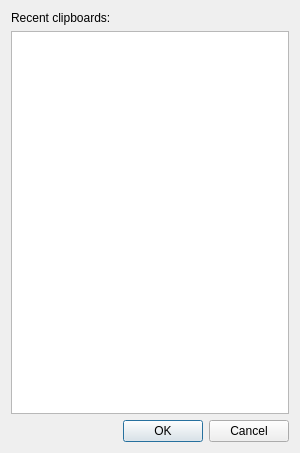
<?xml version="1.0" encoding="UTF-8"?>
<ui version="4.0">
 <class>ClipboardRingSelector</class>
 <widget class="QDialog" name="ClipboardRingSelector">
  <property name="geometry">
   <rect>
    <x>0</x>
    <y>0</y>
    <width>300</width>
    <height>453</height>
   </rect>
  </property>
  <property name="windowTitle">
   <string>Select Text to Paste</string>
  </property>
  <layout class="QVBoxLayout" name="verticalLayout_2">
   <item>
    <widget class="QLabel" name="recentLabel">
     <property name="text">
      <string>Recent clipboards:</string>
     </property>
    </widget>
   </item>
   <item>
    <widget class="QTableWidget" name="clipboardItemsTable">
     <property name="font">
      <font>
       <family>Arial</family>
       <pointsize>8</pointsize>
      </font>
     </property>
     <property name="selectionMode">
      <enum>QAbstractItemView::SingleSelection</enum>
     </property>
     <property name="selectionBehavior">
      <enum>QAbstractItemView::SelectRows</enum>
     </property>
     <property name="columnCount">
      <number>2</number>
     </property>
     <attribute name="horizontalHeaderVisible">
      <bool>false</bool>
     </attribute>
     <attribute name="verticalHeaderVisible">
      <bool>false</bool>
     </attribute>
     <column/>
     <column/>
    </widget>
   </item>
   <item>
    <widget class="QDialogButtonBox" name="buttonBox">
     <property name="toolTip">
      <string/>
     </property>
     <property name="standardButtons">
      <set>QDialogButtonBox::Cancel|QDialogButtonBox::Ok</set>
     </property>
    </widget>
   </item>
  </layout>
 </widget>
 <resources/>
 <connections>
  <connection>
   <sender>buttonBox</sender>
   <signal>accepted()</signal>
   <receiver>ClipboardRingSelector</receiver>
   <slot>accept()</slot>
   <hints>
    <hint type="sourcelabel">
     <x>149</x>
     <y>558</y>
    </hint>
    <hint type="destinationlabel">
     <x>149</x>
     <y>289</y>
    </hint>
   </hints>
  </connection>
  <connection>
   <sender>buttonBox</sender>
   <signal>rejected()</signal>
   <receiver>ClipboardRingSelector</receiver>
   <slot>reject()</slot>
   <hints>
    <hint type="sourcelabel">
     <x>149</x>
     <y>540</y>
    </hint>
    <hint type="destinationlabel">
     <x>149</x>
     <y>280</y>
    </hint>
   </hints>
  </connection>
 </connections>
</ui>
